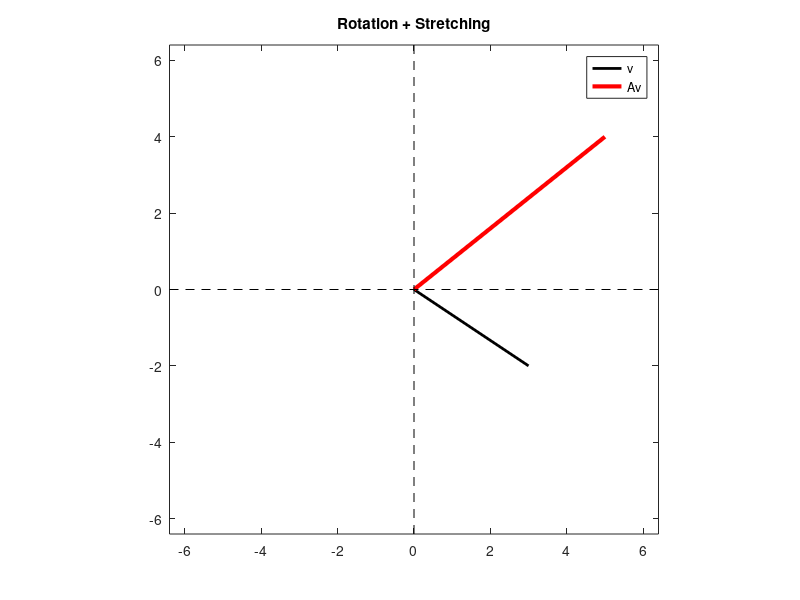
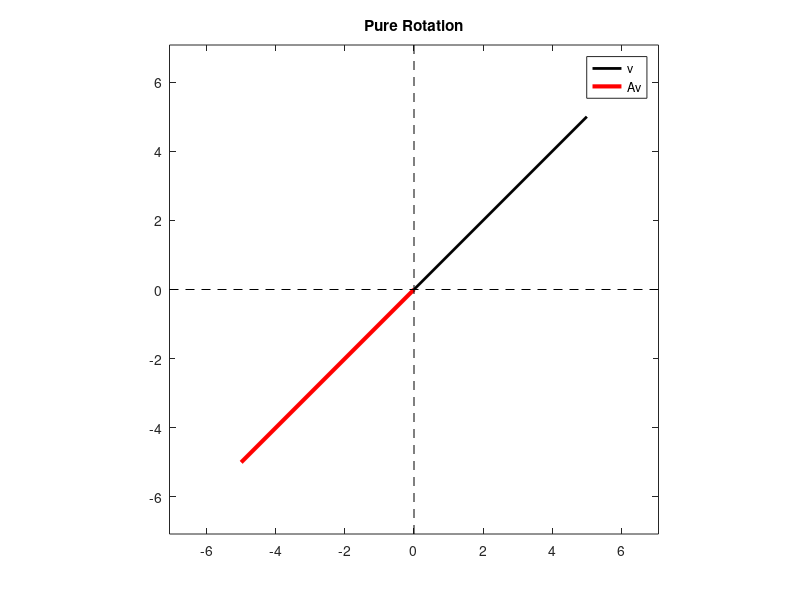

Source code (MATLAB) for these figures, in order:
%%% 2D TRANSFORMATION MATRICES

% creating a 2D input vector 
v = [ 3 -2 ];

% creating a 2x2 transformation matrix 
A = [ 1 -1;
      2  1 ];
      
% output vector is Av (convert v to column)
w = A * v';

% plotting them
figure(1), clf 

% the main plotting line:
plot([0 v(1)], [0 v(2)], 'k', 'linewidth', 2)
hold on 
plot([0 w(1)], [0 w(2)], 'r', 'linewidth', 3)

% this code just makes the plot look nicer 
axis square
axis([ -1 1 -1 1 ]*max([norm(v), norm(w)]))
hold on 
plot(get(gca, 'xlim'), [0 0], 'k--')
plot([0 0], get(gca, 'ylim'), 'k--')
legend({'v';'Av'})
title('Rotation + Stretching')

%% pure rotation matrix 

% creating 2D input vector 
v = [ 5 5 ];

% rotation angle (specify in radians)
theta = pi/1;

% creating 2x2 transformation matrix 
A = [ cos(theta) -sin(theta);
      sin(theta) cos(theta) ];
      
% output vector is Av (convert v to column)
w = A * v'

% plot them
figure(2), clf

% the main plotting line:
plot([0 v(1)],[0 v(2)],'k','linewidth',2)
hold on
plot([0 w(1)],[0 w(2)],'r','linewidth',3)

% this code just makes the plot look nicer
axis square
axis([ -1 1 -1 1 ] * max([norm(v) norm(w)]))
hold on
plot(get(gca,'xlim'),[0 0],'k--')
plot([0 0],get(gca,'ylim'),'k--')
legend({'v';'Av'})
title('Pure Rotation')